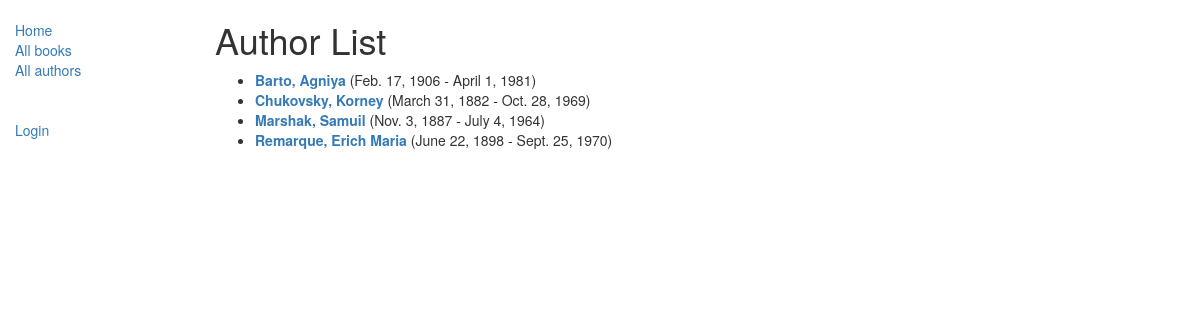
Screenshot of /catalog/authors/ with the database file from the repository.
### catalog/models.py (models this page shows, shortened)
class Author(models.Model):
    first_name = models.CharField(max_length=100)
    last_name = models.CharField(max_length=100)
    date_of_birth = models.DateField(null=True, blank=True)
    date_of_death = models.DateField('died', null=True, blank=True)
    class Meta:
        ordering = ["last_name", "first_name"]
    def get_absolute_url(self):
        return reverse('author-detail', args=[str(self.id)])

### catalog/views.py (the view)
# urls.py: path('authors/', views.AuthorListView.as_view(), name='authors'),
class AuthorListView(generic.ListView):
    model = Author
    paginate_by = 10

### catalog/templates/catalog/author_list.html (shortened to what this page needs)
{% extends 'base_generic.html' %}
{% block content %}
  <h1>Author List</h1>
  {% if author_list %}
    <ul>
      {% for author in author_list %}
        <li>
          <a href="{{ author.get_absolute_url }}">
            <b>{{ author.last_name }}, {{ author.first_name }}</b>
          </a>
          ({{ author.date_of_birth }} - {{ author.date_of_death }})
        </li>
      {% endfor %}
    </ul>
  {% else %}
    <p>There are no authors in library.</p>
  {% endif %}
{% endblock %}

### rows the page displays
Author: last_name "Barto", first_name "Agniya", date_of_birth "Feb. 17, 1906", date_of_death "April 1, 1981"
Author: last_name "Chukovsky", first_name "Korney", date_of_birth "March 31, 1882", date_of_death "Oct. 28, 1969"
Author: last_name "Marshak", first_name "Samuil", date_of_birth "Nov. 3, 1887", date_of_death "July 4, 1964"
Author: last_name "Remarque", first_name "Erich Maria", date_of_birth "June 22, 1898", date_of_death "Sept. 25, 1970"
